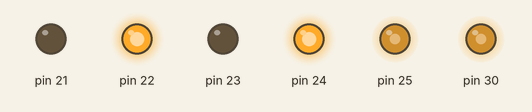
The program below on a simulated Raspberry Pi (wiringPi pin numbers). Parts: output pins drawn as LEDs (lit = HIGH). Pin numbers are wiringPi numbers. At 15.0 s the program stops and its outputs stay as they are.

Above: at 0.1 s.
At 5.1 s:
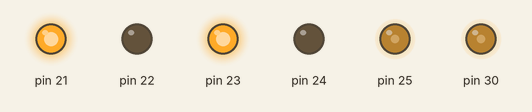
At 10.1 s:
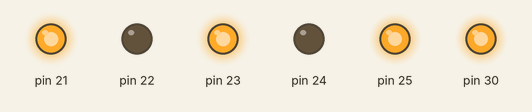
At 15.1 s:
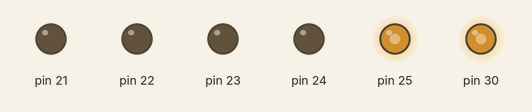
Timing chart, 0 to 16.5 s (numbered marks = the images above):
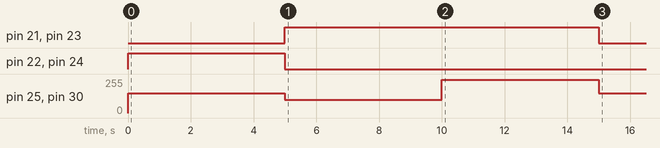

The program:

motor_contorol.py
```python
# -*- coding: utf-8 -*-


# GPIO 라이브러리
import wiringpi


# 모터 상태
STOP  = 0
FORWARD  = 1
BACKWORD = 2

# 모터 채널
CH1 = 0
CH2 = 1

# PIN 입출력 설정
OUTPUT = 1
INPUT = 0

# PIN 설정
HIGH = 1
LOW = 0


# 실제 핀 정의
#PWM PIN
ENA = 25
ENB = 30

#GPIO PIN
IN1 = 24
IN2 = 23
IN3 = 22
IN4 = 21


# 핀 설정 함수
def setPinConfig(EN, INA, INB):
    wiringpi.pinMode(EN, OUTPUT)
    wiringpi.pinMode(INA, OUTPUT)
    wiringpi.pinMode(INB, OUTPUT)
    wiringpi.softPwmCreate(EN, 0, 255)

# 모터 제어 함수
def setMotorContorl(PWM, INA, INB, speed, stat):
    #모터 속도 제어 PWM
    wiringpi.softPwmWrite(PWM, speed)

    #앞으로
    if stat == FORWARD:
        wiringpi.digitalWrite(INA, HIGH)
        wiringpi.digitalWrite(INB, LOW)
    #뒤로
    elif stat == BACKWORD:
        wiringpi.digitalWrite(INA, LOW)
        wiringpi.digitalWrite(INB, HIGH)
    #정지
    elif stat == STOP:
        wiringpi.digitalWrite(INA, LOW)
        wiringpi.digitalWrite(INB, LOW)

# 모터 제어함수 간단하게 사용하기 위해 한번더 래핑(감쌈)
def setMotor(ch, speed, stat):
    if ch == CH1:
        setMotorContorl(ENA, IN1, IN2, speed, stat)
    else:
        setMotorContorl(ENB, IN3, IN4, speed, stat)

#GPIO 라이브러리 설정
wiringpi.wiringPiSetup()

#모터 핀 설정
setPinConfig(ENA, IN1, IN2)
setPinConfig(ENB, IN3, IN4)

#제어 시작

# 앞으로 150속도로
setMotor(CH1, 150, FORWARD)
setMotor(CH2, 150, FORWARD)
#5초 대기
wiringpi.delay(5000)

# 뒤로 100 속도로
setMotor(CH1, 100, BACKWORD)
setMotor(CH2, 100, BACKWORD)
wiringpi.delay(5000)

# 뒤로 250 속도로
setMotor(CH1, 250, BACKWORD)
setMotor(CH2, 250, BACKWORD)
wiringpi.delay(5000)

#정지
setMotor(CH1, 150, STOP)
setMotor(CH2, 150, STOP)


#종료
```

Measured:
- by itself, pin 21, pin 23: LOW → HIGH at 5.0 s, → LOW 10.0 s later
- by itself, pin 22, pin 24: LOW → HIGH at 0.00 s, → LOW 5.0 s later
- by itself, pin 25, pin 30: 0/255 → 150/255 at 0.00 s, → 100/255 5.0 s later, → 250/255 5.0 s later, → 150/255 5.0 s later
